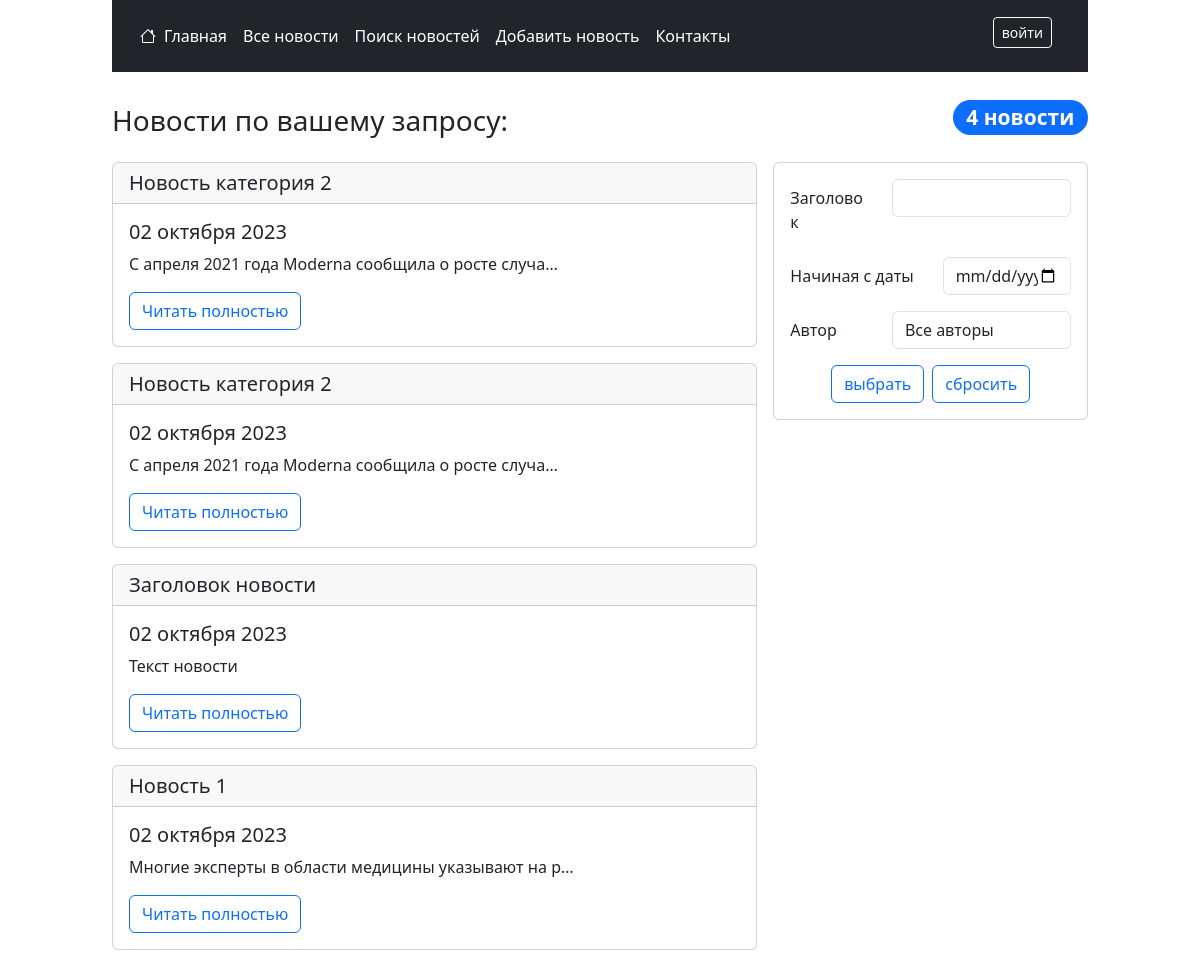
The app's page /news/search/ with its own data.
### news/models.py (models this page shows, shortened)
class Post(models.Model):
    NEWS = "NWS"
    ARTICLE = "ART"
    CONTENT_TYPES = [
        (NEWS, "новость"),
        (ARTICLE, "статья"),
    ]
    title = models.CharField(max_length=255, null=False,
                             help_text="Заголовок новости")
    text = models.TextField(null=False, help_text="Текст новости")
    rating = models.IntegerField(default=0, help_text="Рейтинг новости")
    content_type = models.CharField(
        max_length=3,
        choices=CONTENT_TYPES,
        default=NEWS,
        help_text="Тип контента (новость/статья)",
    )
    created = models.DateTimeField(
        auto_now_add=True, help_text="Дата и время создания")
    author = models.ForeignKey("accounts.Author", on_delete=models.CASCADE)
    category = models.ManyToManyField(Category, through="PostCategory")
    class Meta:
        verbose_name = "Новость/статья"
        verbose_name_plural = "Новости/статьи"

### news/views.py (the view)
# urls.py: path('search/', PostSearch.as_view(), name = 'postSearch'),
class PostSearch(ListView):
    model = Post
    template_name = 'news/searchPost.html'
    ordering = ['-created']
    context_object_name = 'posts'
    paginate_by = PAGINATOR_RANGE
    def get_queryset(self):
        qset = super().get_queryset()
        return PostFilter(self.request.GET, queryset=qset).qs
    def get_context_data(self, **kwargs):
        context = super().get_context_data(**kwargs)
        context['filter'] = PostFilter(
            self.request.GET, queryset=self.get_queryset())
        return context

### accounts/models.py (called while the page is built)
    def __str__(self):
        return str(self.user.username)

### news/templatetags/my_tags.py (called while the page is built)
@register.filter(name="censor")
def censor(value):
    file_name = os.path.join(STATICFILES_DIRS[0], 'dictionaries', 'censor.txt')
    if not os.path.exists(file_name):
        return value
    with open(file_name, "r", encoding='utf8') as file:
        censor_dict = file.read().split(', ')
    for word in censor_dict:
        value = str(value).replace(word, '*'*3)
    return value

@register.inclusion_tag('news/tag_show_post.html')
def show_post(post):
    return {"post": post}

### news/templates/news/searchPost.html (shortened to what this page needs)
{% extends 'layout.html' %}
{% load my_tags %}
{% block content %}
    <div class='row justify-content-between align-items-center'>
        <h3 class="col-auto my-4">Новости по вашему запросу:</h3>
        <div class='col-auto'><h3><span class="badge rounded-pill text-bg-primary">{{ posts|length }} новости</span></h3></div>
    </div>
    <div class="row g-3">
        <div class="col-xl-4 order-xl-last">
            <form class="card p-3" method="get">
                <div class="row mb-3">
                    <label class="col-xl-4 col-form-label">Заголовок</label>
                    <div class="col-xl-8">
                    {{ filter.form.title }}
                    </div>
                </div>
                <div class="row mb-3">
                    <label class="col-xl-6 col-form-label">Начиная с даты</label>
                    <div class="col-xl-6">
                    {{ filter.form.created }}
                    </div>
                </div>
                <div class="row mb-3">
                    <label class="col-xl-4 col-form-label">Автор</label>
                    <div class="col-xl-8">
                    {{ filter.form.author }}
                    </div>
                </div>
                <div class="container d-flex justify-content-center gap-2">
                    <button type="submit" class="btn btn-outline-primary">
                        выбрать
                    </button>
                    <a class="btn btn-outline-primary" href="{% url 'postSearch' %}" role="button">
                        сбросить
                    </a>
                </div>
            </form>
        </div>
        <div class="col-xl-8">
            {% if posts %}
                {% for post in posts %}
                    {% show_post post %}
                {% endfor %}
            {% else %}
                <h5 class='text-center my-5'>Ничего не найдено ....</h5>
            {% endif %}
        </div>
    </div>
{% endblock content %}

### news/templates/news/tag_show_post.html
{% load my_tags %}
<div class="card mb-3">
    <h5 class="card-header">{{ post.title|censor }}</h5>
    <div class="card-body">
      <h5 class="card-title">{{ post.created|date:'d E Y' }}</h5>
      <p class="card-text">{{ post.text|censor|truncatechars:50 }}</p>
      <a href="{% url 'onePost' post.pk %}" class="btn btn-outline-primary">Читать полностью</a>
    </div>
</div>

### records on screen
Post: title|censor "Новость категория 2", created "02 октября 2023", text|censor "С апреля 2021 года Moderna сообщила о росте случа…"
Post: title|censor "Новость категория 2", created "02 октября 2023", text|censor "С апреля 2021 года Moderna сообщила о росте случа…"
Post: title|censor "Заголовок новости", created "02 октября 2023", text|censor "Текст новости"
Post: title|censor "Новость 1", created "02 октября 2023", text|censor "Многие эксперты в области медицины указывают на р…"

### other values on screen
{{ posts|length }} "4"
